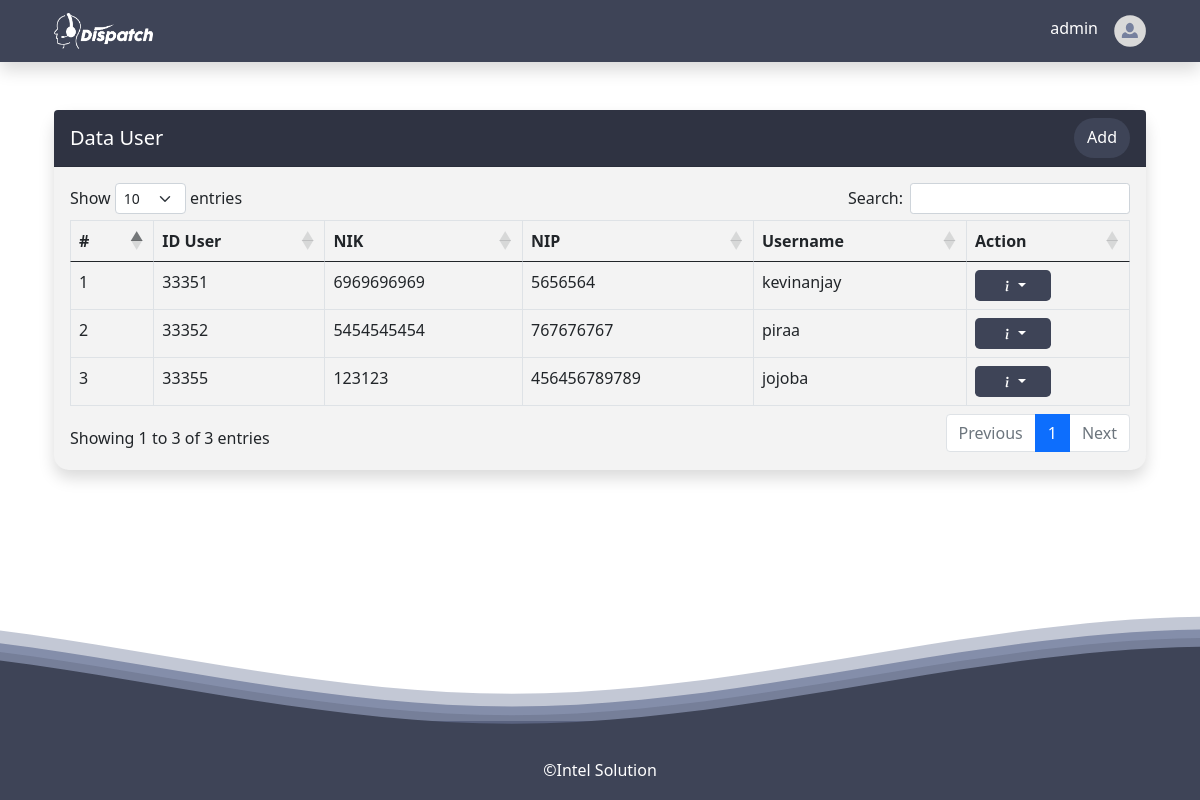
/TUGAS-AKHIR2/admin-table-user.php (signed in), run on the app's committed database.
### tables this page shows
CREATE TABLE `user` (
  `id_user` int(5) NOT NULL,
  `nik` varchar(16) NOT NULL,
  `nip` varchar(16) NOT NULL,
  `username` varchar(15) NOT NULL,
  `password` varchar(20) NOT NULL,
  `level` enum('admin','operator','public') NOT NULL
);

### TUGAS-AKHIR2/admin-table-user.php (the view, shortened to what this page needs)
<?php
include "connect.php";
?>
<!DOCTYPE html>
<html lang="en">
<head>
	<link rel="stylesheet" href="https://cdn.datatables.net/1.13.4/css/dataTables.bootstrap5.min.css">
	<link rel="stylesheet" href="https://cdnjs.cloudflare.com/ajax/libs/twitter-bootstrap/5.2.0/css/bootstrap.min.css">
	<link rel="stylesheet" href="https://cdn.jsdelivr.net/npm/bootstrap-icons@1.10.3/font/bootstrap-icons.css" />
	<link href="https://cdn.jsdelivr.net/npm/bootstrap@5.0.2/dist/css/bootstrap.min.css" rel="stylesheet" />
	<link rel="stylesheet" href="css/style.css" />
</head>
<body>
	<nav class="navbar navbar-expand-lg navbar-dark shadow static-top">
		<div class="container">
			<a class="navbar-brand" href="admin-dashboard.php">
				<img src="img/logo project (white).png" alt="..." height="36" />
			</a>
			<ul class="navbar-nav ms-auto">
				<li class="nav-item">
					<h6 class="pt-1 pe-3" aria-current="page"><?= $_SESSION['username']; ?></h6>
				</li>
				<img src="img/icon.svg" alt="" width="32" />
			</ul>
		</div>
	</nav>
	<div class="container my-5">
		<div class="card shadow">
			<div class="card-header d-flex justify-content-between rounded-top">
				<h5 class="mt-2">Data User</h5>
				<a data-bs-target="#addUser" data-bs-toggle="modal" class="btn btn-color rounded-5">Add</a>
			</div>
			<div class="card-body">
				<div class="table-responsive">
					<table class="table table-hover table-bordered" id="datatableUser" width="100%" cellspacing="0">
						<thead>
							<tr>
								<th>#</th>
								<th>ID User</th>
								<th>NIK</th>
								<th>NIP</th>
								<th>Username</th>
								<th>Action</th>
							</tr>
						</thead>
						<tbody>
							<?php
							$no = 0;
							$query = mysqli_query($connect, "SELECT * from user WHERE level='public'");
							while ($data = mysqli_fetch_array($query)) {
								$no++;
							?>
								<tr>
									<td><?= $no; ?></td>
									<td><?= $data['id_user']; ?></td>
									<td><?= $data['nik']; ?></td>
									<td><?= $data['nip']; ?></td>
									<td><?= $data['username']; ?></td>
									<td>
										<div class="dropdown">
											<button class="btn btn-color rounded-3 btn-sm dropdown-toggle px-4" type="button" id="dropdownMenu2" data-bs-toggle="dropdown" aria-expanded="false"><i class="bi bi-info-lg"></i></button>
										</div>
									</td>
								</tr>
							<?php
							}
							?>
						</tbody>
					</table>
				</div>
			</div>
		</div>
	</div>
	<div class="fixed-bottom">
		<footer class="page-footer font-small unique-color-dark pt-4">
			<div class="container">
				<div class="footer-copyright text-center py-3">
					<h6 class="mb-1 text-white">©Intel Solution</h6>
				</div>
			</div>
		</footer>
	</div>
</body>
</html>

### TUGAS-AKHIR2/css/style.css (style rules this page uses)
.btn-color { background-color: #3E4457; color: white; }
.navbar { background-color: #3E4457; color: white; }
.card { border-radius: 5px; -webkit-box-shadow: 0 0 5px 0 rgba(43,43,43,.1), 0 11px 6px -7px rgba(43,43,43,.1); box-shadow: 0 0 5px 0 rgba(43,43,43,.1), 0 11px 6px -7px rgba(43,43,43,.1); border: none; margin-bottom: 30px; -webkit-transition: all .3s ease-in-out; transition: all .3s ease-in-out; }
a { text-decoration:none !important; font-size: 16px; color: #ffffff; -webkit-transition: all .3s ease-in-out; transition: all .3s ease-in-out; }
.waves { position: relative; width: 100%; height: 15vh; margin-bottom: -7px; min-height: 100px; max-height: 400px; }
.unique-color-dark { background-color: #3E4457 !important; }
.navbar-brand { color: white; }
.card { border-radius: 15px; background-color: #F3F3F3; }
.card-header { background-color: #2f3342; color: white; border-top-right-radius: 25px; border-top-left-radius: 25px; }

### data on the page
user: id_user "33351", nik "6969696969", nip "5656564", username "kevinanjay"
user: id_user "33352", nik "5454545454", nip "767676767", username "piraa"
user: id_user "33355", nik "123123", nip "456456789789", username "jojoba"

### other printed values
$_SESSION['username'] "admin"
